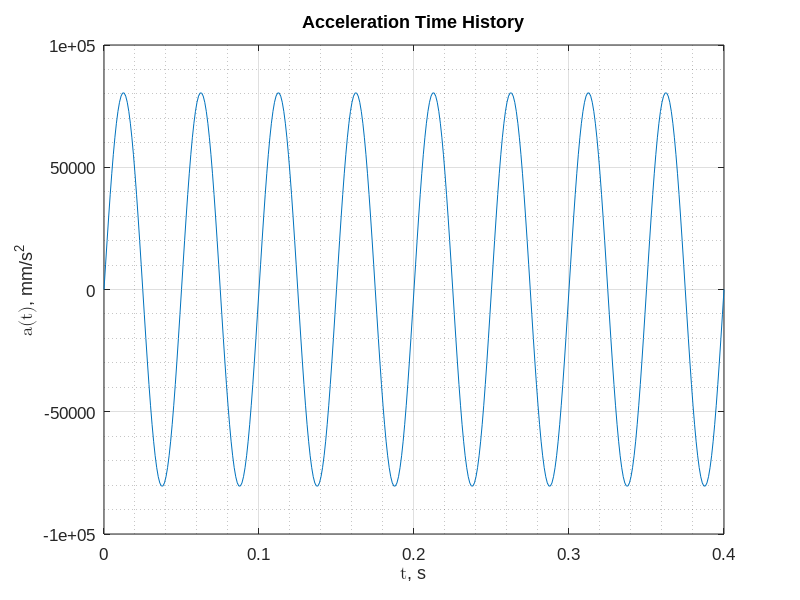
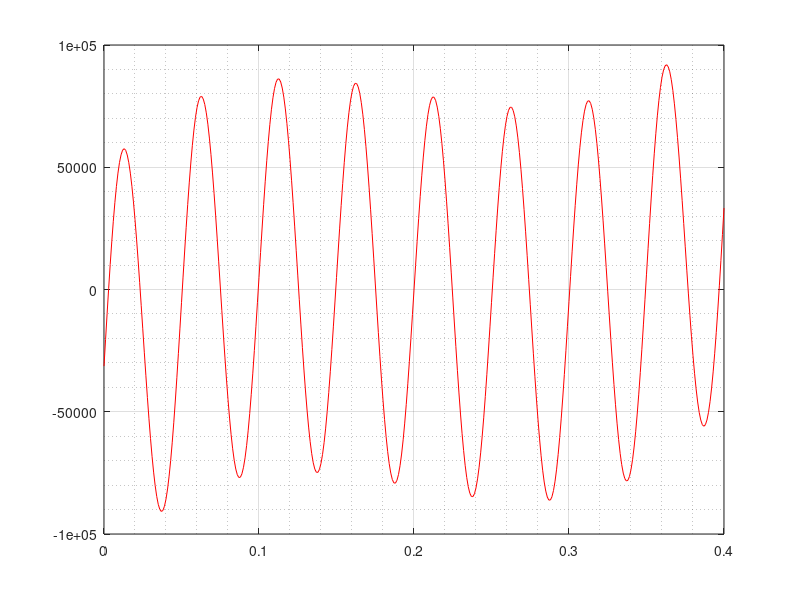
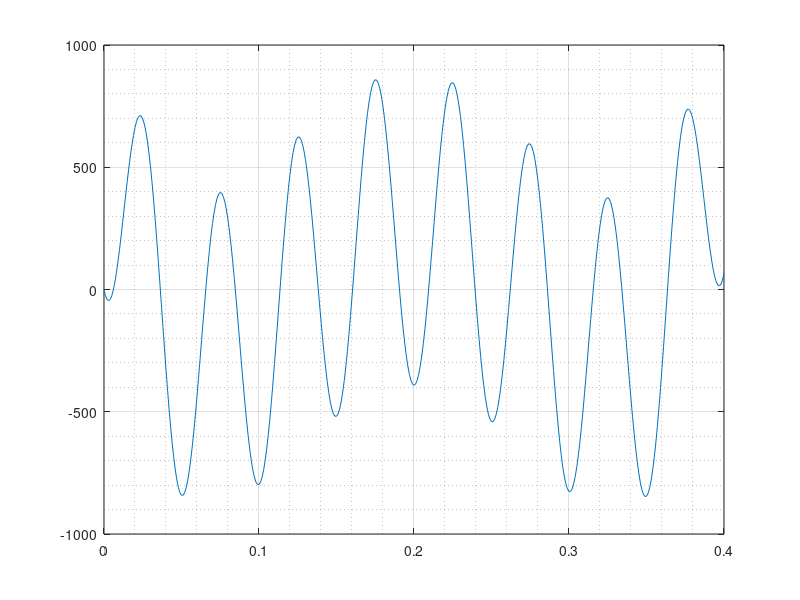
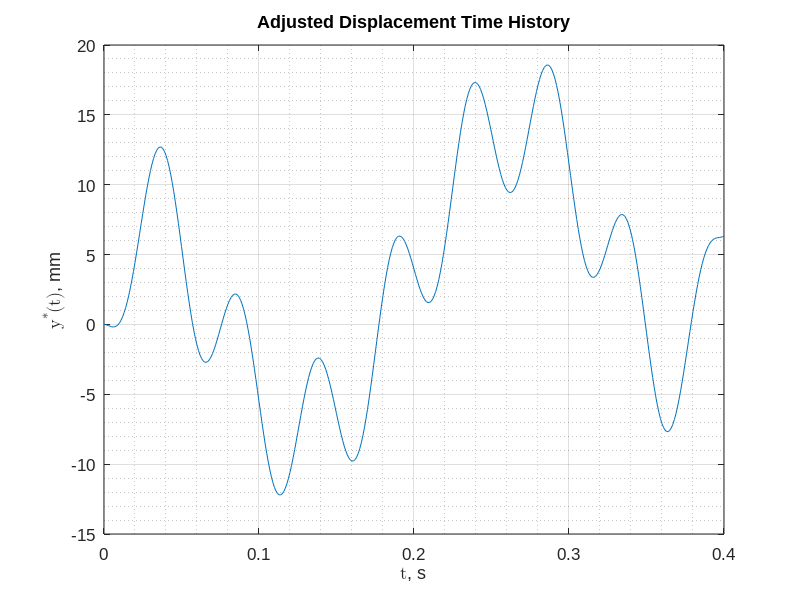

Write the MATLAB code that produced these figures, in order.
clear all
format longeng

%// executioner parameters
dt = 1e-03 ;
T = 0.4 ;
t = 0:dt:T ;
NT = length(t) ;

%// generate acceleration time-history
d2u = zeros(1,NT) ;
for i = 1:NT
    d2u(i) = 5.1 * (40 * pi)^2 * sin(40 * pi * t(i)) ;
end

%// input constants from seismosignal's cubic correction=
C = [31329.42082, -710679.64392, 4179907.05603, -7018028.18437] ;

%// apply polynomial fit to acceleration
d2P = zeros(1,NT) ; d2uStar = zeros(1,NT) ;
for i = 1:NT
    for k = 1:4
        d2P(i) = d2P(i) + C(k) * t(i)^(k-1) ;
    end
    d2uStar(i) = d2u(i) - d2P(i) ;
end

%// integrate with Newmark
du = zeros(1,NT) ; u = zeros(1,NT) ;
beta = 1 / 4 ; gamma = 1 / 2 ;
for i = 1:NT-1
    du(i+1) = du(i) + (1 - gamma) * dt * d2uStar(i) + gamma * dt * d2uStar(i+1) ;
    u(i+1) = u(i) + dt * du(i) + (1 / 2 - beta) * dt^2 * d2uStar(i) + beta * dt^2 * d2uStar(i+1) ;
end

%// Generate plots
figure(1)
plot(t,d2u)
hold on
set(gca,'fontname','arial','fontsize',12)
title('Acceleration Time History')
ylabel ('\fontname{cambria math}{\ita}({\itt})\fontname{arial}, mm/s^{2}')
xlabel ('\fontname{cambria math}{\itt}\fontname{arial}, s')
grid on
grid minor

figure(2)
plot(t,d2uStar,'color',[1 0 0])
grid on
grid minor

figure(3)
plot(t,du)
grid on
grid minor

figure(4)
plot(t,u)
hold on
set(gca,'fontname','arial','fontsize',12)
title('Adjusted Displacement Time History')
ylabel ('\fontname{cambria math}{\ity^{*}}({\itt})\fontname{arial}, mm')
xlabel ('\fontname{cambria math}{\itt}\fontname{arial}, s')
grid on
grid minor